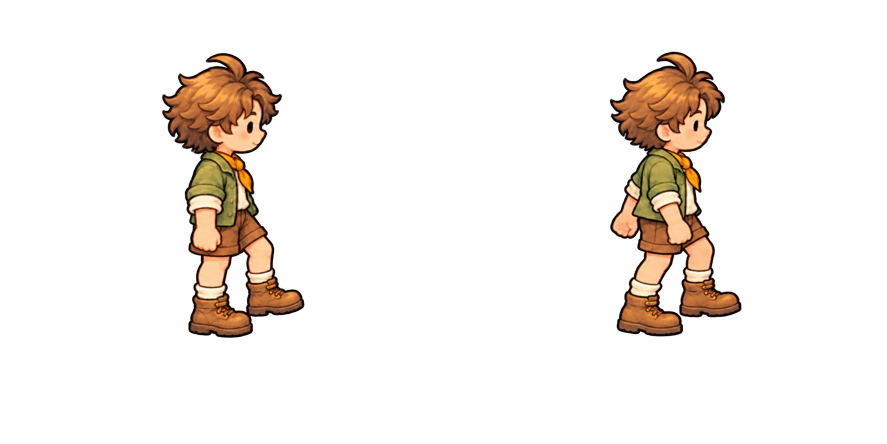
#> input picture art/gorest_side_lowstep_v03/take1/generated.png, 1774 x 887 px, found by its file name (shown at 1/2 size)
$ python build.py
#> lines starting #> are read from the running program, lines starting #| are printed output that depends on the picture; after the words box and inside, x2 and y2 are one past the last pixel; in counts of white or black regions, pixels touching at a corner belong together
"""User-locked v08 poses. Deterministic full-frame registration and RGB finish only."""
from pathlib import Path
import json,hashlib,importlib.util,copy
import numpy as np
from PIL import Image,ImageDraw,ImageFont,ImageFilter
OUT=Path(__file__).resolve().parent;ROOT=OUT.parents[1];ART=OUT.parent
V8=ART/'hero_side_refine_preview_v08';V4=ART/'hero_consistency_preview_v04'
def sha(p):return hashlib.sha256(p.read_bytes()).hexdigest()
def save(name,v):(OUT/name).write_text(json.dumps(v,ensure_ascii=False,indent=2)+'\n',encoding='utf-8')
def clean(im):
    a=np.array(im.convert('RGBA'));a[a[:,:,3]<=8]=0
#> in clean, a is the input picture: shape (887, 1774, 4); mean R, G, B, A 17.5, 12, 7.4, 26.8
#> after `a[a[:, :, 3] <= 8] = 0`:
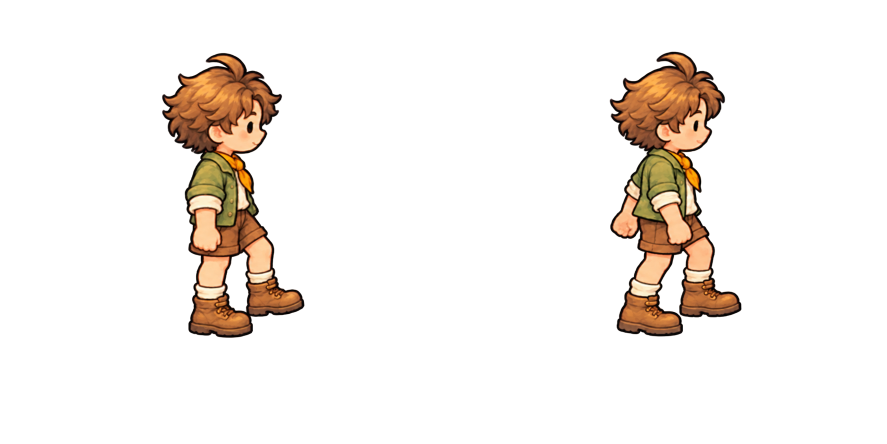
#> a: shape (887, 1774, 4) (shown at 1/2 size); 0.64% of pixels changed, all inside (x1, y1, x2, y2) = (73, 65, 1673, 861); transparent parts drawn white
    return Image.fromarray(a)
def bbox(im,cutoff=32):return im.getchannel('A').point(lambda a:255 if a>cutoff else 0).getbbox()
def affine(im,s,offset,size=512):
    return clean(im.convert('RGBa').transform((size,size),Image.Transform.AFFINE,(1/s,0,-offset[0]/s,0,1/s,-offset[1]/s),Image.Resampling.BICUBIC).convert('RGBA'))
def finish(hi):
    im=hi.convert('RGBa').resize((128,128),Image.Resampling.LANCZOS).convert('RGBA')
    a=np.array(im);blur=np.array(im.convert('RGB').filter(ImageFilter.GaussianBlur(.5))).astype(float)
    # Same bounded RGB-only finish in ALL directions; alpha/geometry untouched.
    detail=np.clip((a[:,:,:3].astype(float)-blur)*.45,-8,8)
    detail*=np.clip((a[:,:,3:4].astype(float)-192)/63,0,1)
    rgb=np.clip(a[:,:,:3].astype(float)+detail,0,255).round().astype(np.uint8)
    b=a.copy();b[:,:,:3]=rgb
    assert np.array_equal(a[:,:,3],b[:,:,3])
    b[b[:,:,3]<=8]=0
    return Image.fromarray(b),clean(im)

(OUT/'locked_v08').mkdir(parents=True,exist_ok=True)
lock={};native={};old={};records={};frames={};unsharpened={}
for di in ['front','back']:
    folder=V4/f'{di}_walk';rawpath=folder/'take1/generated.png';raw=clean(Image.open(rawpath))
#> (the run stopped early here; a loop or call above may not have finished)
